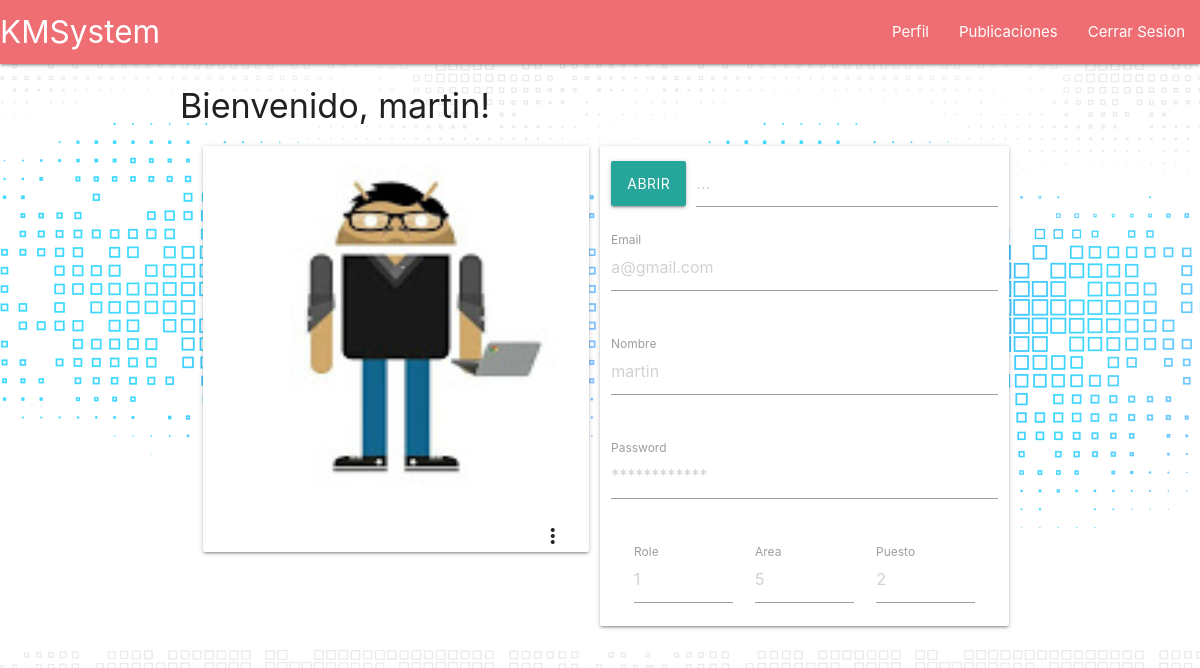
The app's page /profile (signed in) with its own data.
### models.py (models this page shows)
class UsuarioModel(UserMixin, db.Model):
    __tablename__ = 'usuario'
    id = db.Column(db.Integer, primary_key=True)
    email = db.Column(db.String(100), unique=True)
    password = db.Column(db.String(100))
    name = db.Column(db.String(1000))
    id_area = db.Column(db.Integer, db.ForeignKey(
        AreaModel.id), nullable=False)
    id_puesto = db.Column(db.Integer, db.ForeignKey(
        PuestoModel.id), nullable=False)
    id_role = db.Column(db.Integer, db.ForeignKey(
        RoleModel.id), nullable=False)

### main.py (the view)
@main.route('/profile')
@login_required
def profile():
    return render_template('profile.html', user=current_user)

### __init__.py (called while the page is built)
def create_app():
    app = Flask(__name__)
    app.config['SQLALCHEMY_DATABASE_URI'] = 'sqlite:///db.sqlite'
    app.config['SQLALCHEMY_TRACK_MODIFICATIONS'] = True
    app.config['SECRET_KEY'] = 'some-secret-string'
    db.init_app(app)
    login_manager = LoginManager()
    login_manager.login_view = 'auth.login'
    login_manager.init_app(app)
    from .models import UsuarioModel
    @app.before_first_request
    def create_tables():
        db.create_all()
    @login_manager.user_loader
    def load_user(user_id):
        return UsuarioModel.query.get(int(user_id))
    from .auth import auth as auth_blueprint
    app.register_blueprint(auth_blueprint)
    from .main import main as main_blueprint
    app.register_blueprint(main_blueprint)
    return app

### templates/profile.html (shortened to what this page needs)
{% extends "base.html" %} {% block content %}
<h4 class="title">Bienvenido, {{ user.name }}!</h4>
<div class="row">
  <div class="col s12">
    <div class="col s6">
      <div class="card">
        <div class="card-image waves-effect waves-block waves-light">
          <img width="50" height="350" class="activator" src="/static/0bb6cdb7-1d23-4a2f-b728-73647e58a69c.jpg" />
        </div>
        <div class="card-content">
          <span class="card-title activator grey-text text-darken-4">{{ name }}<i
              class="material-icons right">more_vert</i></span>
        </div>
      </div>
    </div>
    <div class="col s6 card-panel">
        <form action="#">
            <div class="file-field input-field">
              <div class="btn">
                <span>Abrir</span>
              </div>
              <div class="file-path-wrapper">
                  <input class="file-path validate" type="text" placeholder="...">
                </div>
            </div>
            <div class="row">
              <div class="control input-field col s12">
                <input type="email" name="email" placeholder="{{user.email}}"/>
                <label for="email">Email</label>
              </div>
            </div>
              <div class="row">
                <div class="control input-field col s12">
                  <input type="text" name="nombre" placeholder="{{user.name}}"/>
                  <label for="nombre">Nombre</label>
                </div>
              </div>
                <div class="row">
                  <div class="control input-field col s12">
                    <input type="password" name="password" placeholder="************" />
                    <label for="password">Password</label>
                  </div>
                </div>
                <div class="col s12">
                  <div class="control input-field col s4">
                    <input type="text" name="role" placeholder="{{user.id_role}}" text="{{user.id_role}}" />
                    <label for="role">Role</label>
                  </div>
                  <div class="control input-field col s4">
                    <input type="text" name="area" placeholder="{{user.id_area}}" />
                    <label for="area">Area</label>
                  </div>
                  <div class="control input-field col s4">
                    <input type="text" name="puesto" placeholder="{{user.id_puesto}}" />
                    <label for="puesto">Puesto</label>
                  </div>
                </div>
          </form>
    </div>
  </div>
</div>
{% endblock %}

### records on screen
UsuarioModel: name "martin", email "a@gmail.com", nombre "martin", role "1", area "5", puesto "2"
